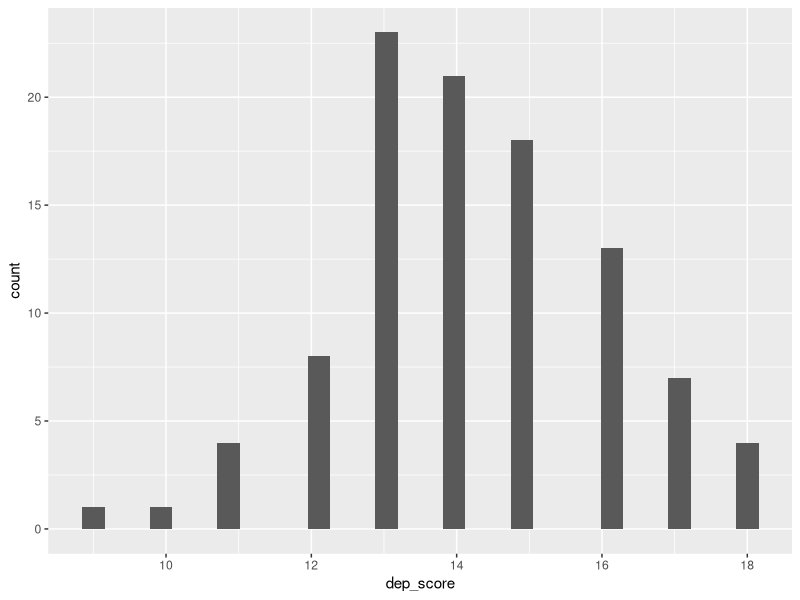
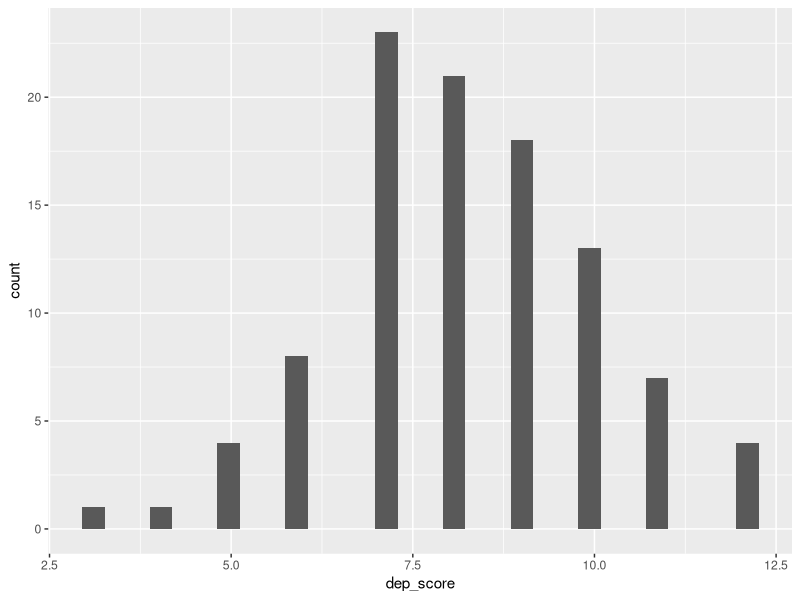
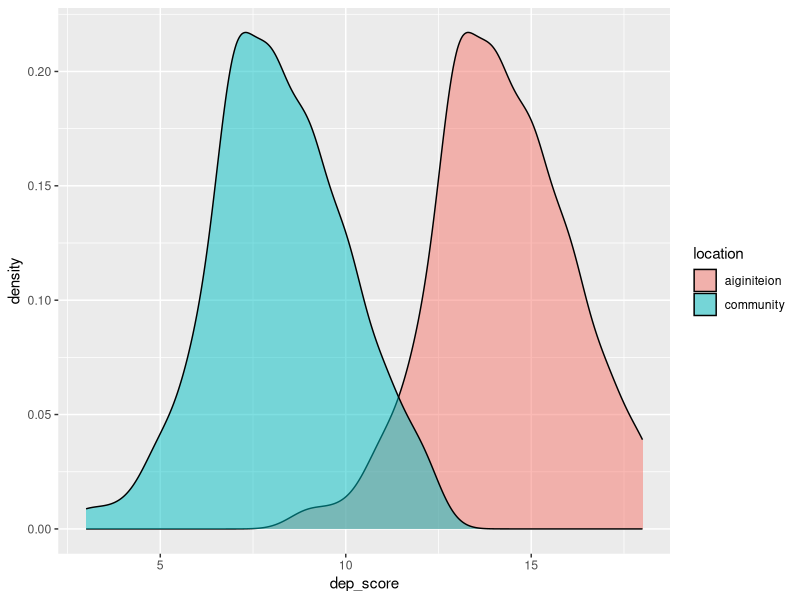

The R source for these figures, in order:
## ---- chunk 1
my_name <- "Argyris"   
my_name 
class(my_name) 
## ---- chunk 2
my_numbers <- c(36,12,6)
my_numbers
## ---- chunk 3

numbers_and_characters <- list(my_numbers, my_name)

numbers_and_characters
## ---- chunk 4
n <- 100 
## ---- chunk 5
set.seed(123)

aiginiteion_dep <- data.frame(
  ids = paste0("aiginiteion_",  1:n),
  dep_score = round(rnorm(n, 14, 2), 0)
)
## ---- chunk 6
library(tidyverse)

## ---- chunk 7
aiginiteion_dep %>% 
  ggplot(aes(x = dep_score))+
  geom_histogram(position = "identity")
## ---- chunk 8
set.seed(123)
community_dep <- data.frame(
  ids = paste0("community_",  1:n),
  dep_score = round(rnorm(n, 8, 2), 0)
)
## ---- chunk 9
community_dep %>% 
  ggplot(aes(x = dep_score))+
  geom_histogram(position = "identity")
## ---- chunk 10
combined_df <- rbind(aiginiteion_dep, community_dep)
head(combined_df)
tail(combined_df)
dim(combined_df)

## ---- chunk 11
combined_df <- combined_df %>% 
  mutate(location = case_when(str_detect(combined_df$ids, "aiginiteion")~ "aiginiteion", 
                   str_detect(combined_df$ids, "community")~ "community") )

head(combined_df)
tail(combined_df)
## ---- chunk 12
combined_df %>% 
  ggplot(aes(dep_score, fill = location))+
  geom_density( alpha = 0.5, bins = 100)
  
## ---- chunk 13
t.test(dep_score~ location, data = combined_df)
